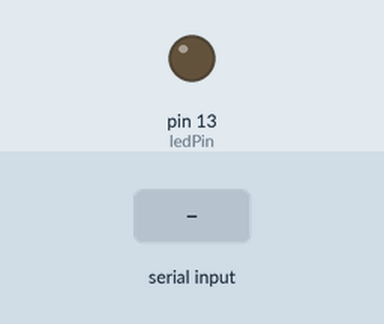
The sketch below on a simulated Arduino Uno, built with avr-gcc and run on an emulated ATmega328P. On the bench: output pins drawn as LEDs (lit = HIGH). The test bench sets the inputs (shaded band).

Above: at 1.2 s.
1.3 s: "0" received over Serial
At 2.5 s:
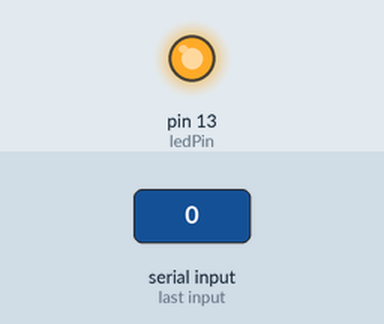
2.8 s: "1" received over Serial
At 3.7 s:
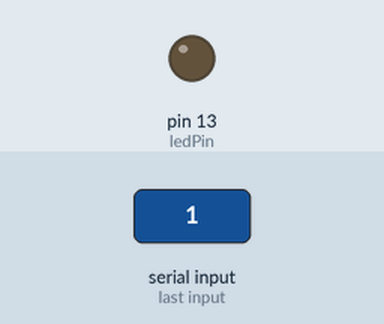
Timing chart, 0 to 5.8 s (numbered marks = the images above; inputs shaded):
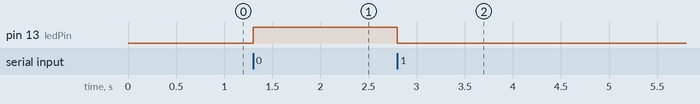

Measured:
- after the input at 1.3 s, pin 13 (ledPin): LOW → HIGH at once
- after the input at 2.8 s, pin 13 (ledPin): HIGH → LOW at once

The sketch:

c___interface.ino
```cpp
int ledPin = 13;
//int state=0;
char inByte = ' ';
void setup() {
    pinMode(ledPin, OUTPUT); // pin will be used to for output
    Serial.begin(9600); // same as in your c++ script
}

void loop() {
  if (Serial.available() > 0)
  {
   // state = Serial.read(); // used to read incoming data
    inByte=Serial.read();

    switch(inByte)// see what was sent to the board
    {
      case '1': // if the the one was sent
        digitalWrite(ledPin,LOW);
      break;
      case '0': // if 0 was sent
        digitalWrite(ledPin,HIGH);
      break;
      default:
      break;
    }
  }
}
```
